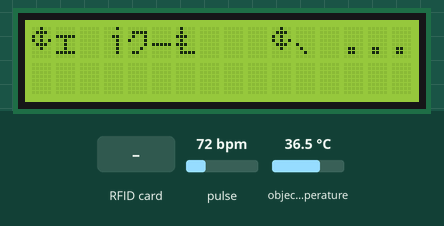
Recording of a sketch running on a simulated Arduino Uno, built with avr-gcc and run on an emulated ATmega328P. Shown: 16×2 character LCD. The test bench sets the inputs (shaded band); at power-on: pulse 72 bpm, object temperature 36.5 °C. Random numbers use the default seed unless the sketch sets one; the modem accepts every AT command (registered, SIM ready, sends succeed) and sends nothing else; what the sketch prints to the serial monitor is not drawn.

Above: at 0.2 s.
7.6 s: RFID card 5E 7A 19 C4 held to the reader
At 20.1 s:
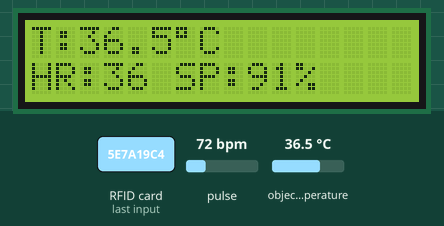
At 30.8 s:
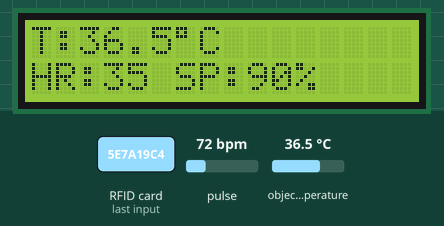
Timing chart, 0 to 31.2 s (numbered marks = the images above; inputs shaded):
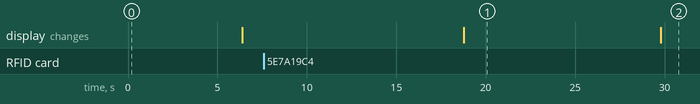

Measured:
- after the input at 7.6 s, the display: changes after 11.2 s (image 1)
- what the display in image 1 shows lasts 11.0 s, from 18.8 s to 29.8 s

The sketch:

final2_debug.ino
```cpp
#include <Wire.h>
#include <LiquidCrystal.h>
#include "MAX30105.h"
#include "spo2_algorithm.h"
#include "heartRate.h"
#include <Adafruit_MLX90614.h>
#include <SoftwareSerial.h>
#include <SPI.h>
#include <MFRC522.h>

// LCD(rs, E, D4, D5, D6, D7)
LiquidCrystal lcd(A0, A1, 4, 5, 6, 7);

SoftwareSerial espSerial(2, 3); // ESP-01 RX, TX

#define RST_PIN 9
#define SS_PIN 10

MFRC522 mfrc522(SS_PIN, RST_PIN);
MAX30105 particleSensor;
Adafruit_MLX90614 mlx;

const char* WIFI_SSID     = "addinedu_class_1(2.4G)";
const char* WIFI_PASSWORD = "addinedu1";
const char* TCP_SERVER    = "34.64.53.123";
const int   TCP_PORT      = 8888;

bool wifiConnected = false;
bool tcpConnected  = false;
bool uidApproved   = false;

unsigned long lastSendTime        = 0;
const unsigned long SEND_INTERVAL = 10000UL;

// 심박수 측정을 위한 변수
const byte RATE_SIZE = 4;
byte rates[RATE_SIZE];
byte rateSpot = 0;
long lastBeat = 0;
float beatsPerMinute;
int beatAvg;

// 이전 측정값 저장 (스무딩용)
uint8_t prevHR   = 0;
uint8_t prevSP   = 0;
float   prevTemp = 0.0;

// AT 명령 처리
bool sendATCommand(const char* command, const char* expected, unsigned long timeout = 2000) {
    espSerial.println(command);
    Serial.print("AT 명령 전송: "); Serial.println(command);
    unsigned long start = millis();
    String resp;
    while (millis() - start < timeout) {
        if (espSerial.available()) {
            char c = espSerial.read();
            resp += c;
            if (resp.indexOf(expected) != -1) {
                Serial.println("\n응답 확인됨: " + String(expected));
                return true;
            }
        }
    }
    Serial.println("\n응답 시간 초과");
    return false;
}

bool connectWiFi() {
    Serial.println("와이파이 연결 시도...");
    if (!sendATCommand("AT", "OK")) return false;
    if (!sendATCommand("AT+CWMODE=1", "OK")) return false;
    String cmd = "AT+CWJAP=\"" + String(WIFI_SSID) + "\",\"" + WIFI_PASSWORD + "\"";
    if (sendATCommand(cmd.c_str(), "OK", 20000)) {
        Serial.println("와이파이 연결 성공");
        return true;
    }
    Serial.println("와이파이 연결 실패");
    return false;
}

bool connectTCP() {
    Serial.println("TCP 연결 시도...");
    String cmd = "AT+CIPSTART=\"TCP\",\"" + String(TCP_SERVER) + "\"," + TCP_PORT;
    if (sendATCommand(cmd.c_str(), "OK", 10000)) {
        Serial.println("TCP 연결 성공");
        return true;
    }
    Serial.println("TCP 연결 실패");
    return false;
}

bool sendTCPData(const char* data, int len) {
    String cmd = "AT+CIPSEND=" + String(len);
    if (!sendATCommand(cmd.c_str(), ">")) return false;
    espSerial.write((uint8_t*)data, len);
    Serial.print("데이터 전송: "); Serial.write((uint8_t*)data, len); Serial.println();
    if (sendATCommand("", "SEND OK", 5000)) {
        Serial.println("SEND OK");
        return true;
    }
    Serial.println("SEND 실패");
    return false;
}

void sendUID(const char* uid) {
    char buffer[40];
    sprintf(buffer, "SU%s\n", uid);
    Serial.print("UID 전송: "); Serial.println(uid);
    sendTCPData(buffer, strlen(buffer));
}

void sendSensorPacket(uint8_t hr, uint8_t spo2, float temp) {
    char buffer[12];
    buffer[0] = 'S'; buffer[1] = 'D';
    buffer[2] = '0' + hr / 100;
    buffer[3] = '0' + (hr / 10) % 10;
    buffer[4] = '0' + hr % 10;
    buffer[5] = '0' + spo2 / 100;
    buffer[6] = '0' + (spo2 / 10) % 10;
    buffer[7] = '0' + spo2 % 10;
    int tempInt = (int)(temp * 10);
    buffer[8]  = '0' + tempInt / 100;
    buffer[9]  = '0' + (tempInt / 10) % 10;
    buffer[10] = '0' + tempInt % 10;
    buffer[11] = '\n';
    Serial.print("센서 패킷 전송 준비: HR="); Serial.print(hr);
    Serial.print(" SP="); Serial.print(spo2);
    Serial.print(" T="); Serial.println(temp);
    sendTCPData(buffer, 12);
}

void handleServerResponse(String msg) {
    Serial.print("서버 응답 수신: "); Serial.println(msg);
}

void receiveTCPMessage() {
    if (espSerial.available()) {
        String raw = espSerial.readStringUntil('\n');
        raw.trim();
        int idx = raw.indexOf(':');
        if (idx != -1 && idx + 1 < raw.length()) {
            handleServerResponse(raw.substring(idx + 1));
        }
    }
}

void setup() {
    Serial.begin(9600);
    espSerial.begin(9600);

    // LCD 초기화
    lcd.begin(16, 2);
    lcd.print("초기화 중...");

    SPI.begin();
    mfrc522.PCD_Init();
    Wire.begin();

    // MAX30105 초기화
    if (!particleSensor.begin(Wire, I2C_SPEED_FAST)) {
        lcd.clear(); lcd.print("MAX30105 오류");
        Serial.println("MAX30105 초기화 실패");
        while (1);
    }
    particleSensor.setup();
    particleSensor.setPulseAmplitudeRed(0x0A);
    particleSensor.setPulseAmplitudeIR(0x1F);

    // MLX90614 초기화
    if (!mlx.begin()) {
        lcd.clear(); lcd.print("MLX90614 오류");
        Serial.println("MLX90614 초기화 실패");
        while (1);
    }

    // 심박수 배열 초기화
    for (byte i = 0; i < RATE_SIZE; i++) rates[i] = 0;

    // WiFi/TCP 연결
    while (!wifiConnected)  { wifiConnected  = connectWiFi();  delay(3000); }
    while (!tcpConnected)   { tcpConnected   = connectTCP(); delay(3000); }

    lcd.clear();
    Serial.println("시스템 초기화 완료");
}

void loop() {
    receiveTCPMessage();

    // UID 승인
    if (!uidApproved) {
        if (mfrc522.PICC_IsNewCardPresent() && mfrc522.PICC_ReadCardSerial()) {
            String uidStr;
            for (byte i = 0; i < mfrc522.uid.size; i++) {
                if (mfrc522.uid.uidByte[i] < 0x10) uidStr += "0";
                uidStr += String(mfrc522.uid.uidByte[i], HEX);
            }
            uidStr.toUpperCase();
            while (uidStr.length() < 32) uidStr += ' ';
            char uidBuffer[33];
            uidStr.toCharArray(uidBuffer, sizeof(uidBuffer));
            sendUID(uidBuffer);
            mfrc522.PICC_HaltA();
            uidApproved = true;
            lastSendTime = millis();
            prevHR   = 75;
            prevSP   = 95;
            prevTemp = 36.5;
            Serial.println("UID 승인 완료");
        }
        return;
    }

    // 주기적 측정 및 전송
    if (millis() - lastSendTime >= SEND_INTERVAL) {
        Serial.println("측정 시작");
        float tempC = mlx.readObjectTempC();
        if (tempC < 30.0) tempC = 36.5 + random(-5, 6) / 10.0;

        uint8_t hr = 0, sp = 0;
        bool validMeasurement = false;
        unsigned long startMeasure = millis();

        while (millis() - startMeasure < 3000) {
            long irValue = particleSensor.getIR();
            if (irValue < 5000) { delay(10); continue; }

            if (checkForBeat(irValue)) {
                long delta = millis() - lastBeat;
                lastBeat = millis();
                beatsPerMinute = 60 / (delta / 1000.0);
                if (beatsPerMinute > 40 && beatsPerMinute < 120) {
                    rates[rateSpot++] = (byte)beatsPerMinute;
                    rateSpot %= RATE_SIZE;
                    beatAvg = 0;
                    for (byte x = 0; x < RATE_SIZE; x++) beatAvg += rates[x];
                    beatAvg /= RATE_SIZE;
                    if (beatAvg > 0) { hr = beatAvg; validMeasurement = true; }
                }
            }

            uint32_t redValue = particleSensor.getRed();
            if (redValue > 0 && irValue > 5000) {
                float ratio = (float)redValue / irValue;
                if (ratio > 0 && ratio < 1) sp = constrain(110 - 25 * ratio, 90, 99);
                else sp = 95;
            }

            if (validMeasurement && sp > 0) break;
            delay(10);
        }

        if (!validMeasurement || hr == 0) {
            hr = (prevHR > 0) ? constrain(prevHR + random(-2, 3), 65, 90) : 75;
        }
        if (sp == 0) {
            sp = (prevSP > 0) ? constrain(prevSP + random(-1, 2), 92, 98) : 95;
        }

        if (prevHR > 0) {
            hr    = (hr * 2 + prevHR) / 3;
            sp    = (sp * 2 + prevSP) / 3;
            if (abs(tempC - prevTemp) > 1.0) tempC = (tempC + prevTemp) / 2;
        }
        hr = min(hr, (uint8_t)100);

        sendSensorPacket(hr, sp, tempC);
        lastSendTime = millis();

        // LCD에 출력
        lcd.clear();
        lcd.setCursor(0, 0);
        lcd.print("T:");
        lcd.print(tempC, 1);
        lcd.print((char)223);
        lcd.print("C");
        lcd.setCursor(0, 1);
        lcd.print("HR:");
        lcd.print(hr);
        lcd.print(" SP:");
        lcd.print(sp);
        lcd.print("%");

        Serial.print("LCD 출력 -> T:"); Serial.print(tempC, 1);
        Serial.print("C HR:"); Serial.print(hr);
        Serial.print(" SP:"); Serial.print(sp); Serial.println("%");

        prevHR   = hr;
        prevSP   = sp;
        prevTemp = tempC;
        Serial.println("측정 및 전송 완료\n");
    }
}
```
